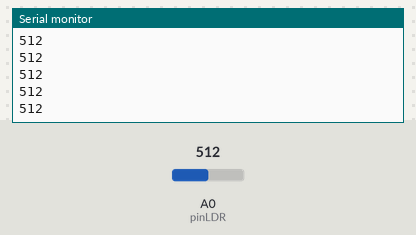
A sketch run on a simulated Arduino Uno, built with avr-gcc and run on an emulated ATmega328P. Parts: the last lines printed to the serial monitor. Inputs (shaded band) come from the test bench; at power-on: A0 (pinLDR) = 512.

Above: at 1.2 s.
1.3 s: A0 (pinLDR) set to 716
At 2.2 s:
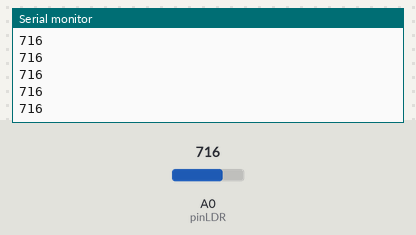
2.8 s: A0 (pinLDR) set to 900
At 3.8 s:
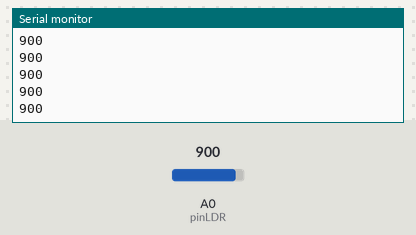
Timing chart, 0 to 5.8 s (numbered marks = the images above; inputs shaded):
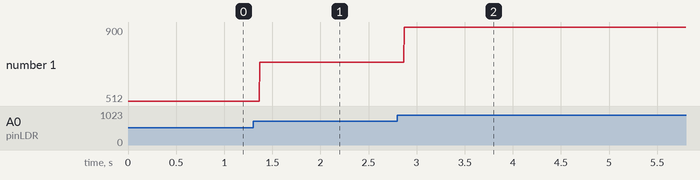

Measured:
- after the input at 1.3 s, the serial monitor: prints a new line after 0.07 s (image 1)
- after the input at 2.8 s, the serial monitor: prints a new line after 0.07 s (image 2)
- plotted number 1: 512 → 716 after the input at 1.3 s, 716 → 900 after the input at 2.8 s

The sketch:

sketch_ldr_2.ino
```cpp
int valorLDR = 0;   //Creamos la variable de tipo número entero para almacenar los datos recogidos del sensor analógico LDR (Light Dependant Resitor).
int pinLDR = A0;    //Seleccionamos el pin analógico A0 como input del sensor LDR.

void setup() {
Serial.begin(9600); //Inicializamos monitor serie para visualizar los valores de LDR.
}

void loop() {
valorLDR = analogRead(pinLDR); //Leemos el valor del pinLDR y lo guardamos en la variable creada.
Serial.println(valorLDR);      //Imprimimos dicho valor, comprendido entre 0 y 1023.
}
```
